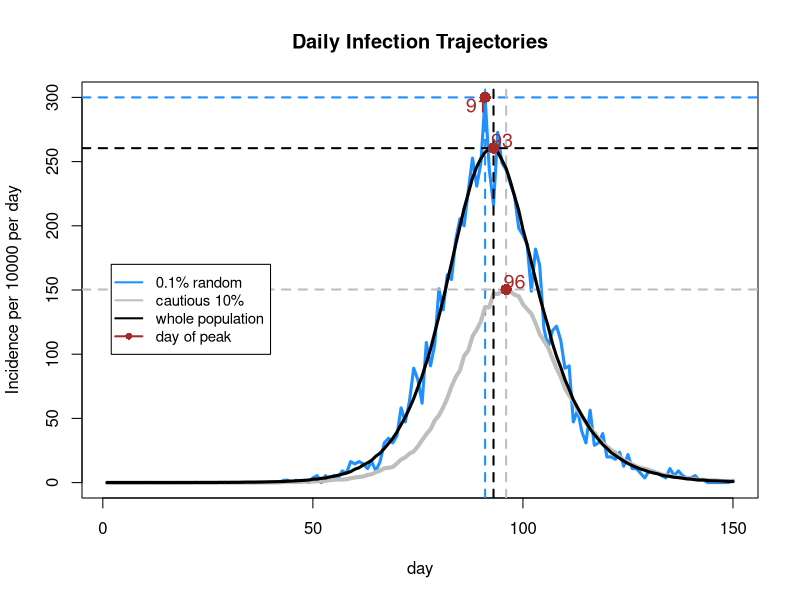

This figure's R source: (Note: a time limit stopped this script after it produced the figure.)
# This work is completed by group 12：Wenyi Yu s2161093, Minke Pan s2160782 and Yanren Mao s2207399
# address of github repo: https://github.com/Ivy0812/SP-workshop.git

# Step 1: Simulation
seir <- function(n=5.5e+6,ne=10,nt=150,gamma=1/3,delta=1/5) {
  # SEIR stochastic simulation model.
  # n = population size; ne = initially at exposed state; nt = number of days 
  # gamma = daily prob E -> I; delta = daily prob I -> R
  # expect the function outputs the simulation

  lambda <- 0.4/n
  x <- rep(0,n) # initialize to susceptible state
  beta <- rlnorm(n,0,0.5); beta <- beta/mean(beta) # individual infection rates and will use it to generate βi later

  # Now we want to find:
  # 1. the number of new infections each day
  # 2. the number of new infections among the 10% of the population with the lowest βi values
  # 3. the number of new infections in a random sample of 0.1% of the population.

  index1 <- order(beta)[1:(0.1*n)]# fix indices of the lowest 10% βi values of the population
  index2 <- sample(n,0.001*n,replace=FALSE)# randomly sample indices of 0.1% of the population
  

  # After creating the index lists, we now going to track the number of new infections of 3 different groups:
  # 1.each day of whole population
  # 2.10% of the population with the lowest βi values
  # 3.a random sample of 0.1% of the population
  # We calculate the new infections of each group by computing the decreases of the susceptible state between 2 consecutive days.
  # Here are the simulation of the transmission process
  
  S <- E_new <- E_low <- E_random <- S_low <- S_random <-rep(0,nt) # set up storage for pop in each state 
  x[1:ne] <- 1; E_new[1] <- ne  # setting 10 chosen people in exposed state
  S[1] <- n-ne# removing 10 E-state people from S state
  
  # assign the number of people at S state and E state among the 10% of the population
  S_low[1] <- sum(x[index1]==0) ; E_low[1] <- sum(x[index1]==1)
  # assign the number of people at S state and E state among the 0.1% of the population
  S_random[1] <- sum(x[index2]==0);E_random[1] <- sum(x[index2]==1) 
  
  for (i in 2:nt) { # loop over days
    u <- runif(n) # uniform random deviates
    Iota<-sum(beta[x==2])#sum all currently I state people
    x[x==2&u<delta] <- 3 # I -> R with prob delta - 1/5
    x[x==1&u<gamma] <- 2 # E -> I with prob gamma - 1/3
    x[x==0&u<lambda*beta*Iota] <- 1 # S -> E with prob lambda*βj*sum(βi)
    
    # count the number of S state people at the ith day of 3 groups separately
    S[i] <- sum(x==0);S_low[i]<- sum(x[index1]==0);S_random[i]<- sum(x[index2]==0)
    
    # calculate the number of new infections at the ith day of 3 groups by computing the difference between the (i-1)th day and ith day
    E_new[i]<- S[i-1]-S[i];E_low[i]<- S_low[i-1]-S_low[i];E_random[i]<- S_random[i-1]-S_random[i]
  }
  list(E_new=E_new,E_low=E_low,E_random=E_random) 
} ## seir

set.seed(3)
ep <- seir() # run simulation 

# Step 2: Standardize
# standardize each trajectory by calculating the incidence per 10000 people per day
# Incidence is calculated by dividing their size
n=5.5e+6
ep_new <- ep$E_new/n*10000 ## whole population
ep_low <- ep$E_low/n/0.1*10000 ## 10% of the population
ep_random <- ep$E_random/n/0.001*10000 ## 0.1% of the population

# Step 3: Plot daily trajectory of new infections 
# plot and draw the trajectory of new infections with peak in a random sample of 0.1% of the population
plot(ep_random,ylim=c(0,max(ep_new,ep_low,ep_random)),# set up the y-axis limit of the graph
     main="Daily Infection Trajectories",xlab="day",ylab="Incidence per 10000 per day", # write the title of the plot and label axes
     type="l",col="dodgerblue",lwd=3) # using blue line to display the trajectory and assign the line width

# add guideline to fix the position of peak value; average the x-axis value in case of multiple peak values
abline(h=max(ep_random), v=mean(which(ep_random == max(ep_random))), lty=2, col="dodgerblue",lwd=2)

# mark the point of peak value of the trajectory
points(mean(which(ep_random == max(ep_random))),max(ep_random), col="brown",cex=1.5,pch=16)

# label the day on which peak occurs at the near place
text(mean(which(ep_random == max(ep_random)))-2,max(ep_random)-6, mean(which(ep_random == max(ep_random))),col="brown",cex=1.2) 

# Draw the trajectory of new infections with peak among the 10% of the population similarly
lines(ep_low,col="grey",lwd=4)
abline(h=max(ep_low), v=mean(which(ep_low == max(ep_low))), lty=2, col= "grey",lwd=2)
points(mean(which(ep_low == max(ep_low))),max(ep_low), col="brown",cex=1.5,pch=16)
text(mean(which(ep_low == max(ep_low)))+2,max(ep_low)+6, mean(which(ep_low == max(ep_low))),col="brown",cex=1.2)

# Draw the trajectory of new infections with peak among the whole population as above
lines(ep_new, col="black",lwd=3)
abline(h=max(ep_new), v=mean(which(ep_new == max(ep_new))), lty=2, col="black", lwd=2)
points(mean(which(ep_new == max(ep_new))),max(ep_new), col="brown",cex=1.5,pch=16)
text(mean(which(ep_new == max(ep_new)))+2,max(ep_new)+6, mean(which(ep_new == max(ep_new))),col="brown",cex=1.2)
 

# classify different groups by adding legend
legend(list(x=2,y=170),legend=c("0.1% random","cautious 10%","whole population","day of peak"),
       col=c("dodgerblue","grey","black","brown"),lty=1,pch=c(NA,NA,NA,16),lwd=2,cex=0.9)

# Step 4: 10 repeated simulations
# store the corresponding values at each day in list
new <- low <- random <- list() 
peak_whole <- peak_low <- peak_random <-rep(0,10)
for (i in 1:10) {
  n=5.5e+6
  ep<-seir()
  new[[i]] <- ep$E_new/n*10000 
  low[[i]] <- ep$E_low/n/0.1*10000
  random[[i]]<- ep$E_random/n/0.001*10000
  peak_whole[i]<-max(new[[i]])
  peak_low[i]<-max(low[[i]])
  peak_random[i]<-max(random[[i]])
}

# Step 5: Visualize(zoom)
# There are 3 plots showing the results of 10 repeated simulations of each group respectively.
# plot and draw the first trajectory for new infections each day among the whole population
par(mfrow=c(2,2)) # Set margin and outer margin of the graph ,mar=c(4,4,4,1),oma=c(0,0,0,0)
plot(new[[1]],xlab="day",ylab="Incidence per 10000 per day", 
     main = "Variability of 10 Repeated Simulations",
     type="l",col="black",lwd=2) 
legend("topleft","Whole Population",text.col="red",lty=0,lwd=2,cex=0.9,bty ="n")# add legend
max_new = mean(which(new[[1]]==max(new[[1]])))# Find and store the day of first peak value occurs
for (i in 2:10) {# loop
  lines(new[[i]],col="black",lwd=2)# draw the other 9 new infections among whole population
  max_new  = max_new + mean(which(new[[i]]==max(new[[i]]))) #sum the day on which peak values occurs of 10 simulations
}
abline(v=max_new/10, lty=2, col="red", lwd=2)# average the day of total value and add a guideline to indicate
axis(side=1, at=max_new/10,labels=max_new/10,col ="red", col.axis="red")# label the average value by axis

# draw trajectory for a random sample of 0.1% of the population as above
plot(random[[1]],xlab="day",ylab="Incidence per 10000 per day", type="l",col="dodgerblue",lwd=2) 
legend("topleft","0.1% Random",text.col="red",lty=0,lwd=2,cex=0.9,bty ="n")
max_random = mean(which(random[[1]]==max(random[[1]])))
for (i in 2:10) {
  lines(random[[i]],col="dodgerblue",lwd=2)
  max_random = max_random + mean(which(random[[i]]==max(random[[i]])))
}
abline(v=max_random/10, lty=2, col="red", lwd=2)
axis(side=1, at=max_random/10,labels=max_random/10,col="red",col.axis="red")

# draw trajectory for the 10% of the population similarly
plot(low[[1]],xlab="day",ylab="Incidence per 10000 per day", type="l",col="grey",lwd=2,) 
legend("topleft","Cautious 10%",text.col="red",lty=0,lwd=2,cex=0.9,bty ="n")
max_low = mean(which(low[[1]]==max(low[[1]])))
for (i in 2:10) {
  lines(low[[i]],col="grey",lwd=2)
  max_low = max_low + mean(which(low[[i]]==max(low[[i]])))
}
abline(v=max_low/10, lty=2, col="red", lwd=2)
axis(side=1, at=max_low/10,labels=max_low/10,col="red",col.axis="red")

#mean
plot(peak_whole,ylim=c(0,max(peak_whole,peak_low,peak_random)),xlab="day",ylab="peak incidence per 10000 per day", type="l",col="black",lwd=2) 
lines(peak_low,col="grey",lwd=2); lines(peak_random,col="dodgerblue",lwd=2);
legend("bottom",legend=c("0.1% random","cautious 10%","whole population"),
       bty="n",col=c("dodgerblue","grey","black"),lty=1,lwd=2,cex=0.5, horiz=TRUE)

# Step 6: Comment
# People who choose to download ZOE app are more cautious about Covid than average.
# The ZOE sample is with lower transmission probabilities. 
# The general trend of the Incidence of ZOE sample and whole population are similar: 
# the incidence rates increase at first until they reach the peak value and then decrease.
# However, peak values and the days on which peak values occur are different, 
# The ZOE sample's peak value day will occur later 
# with generally smaller peak value than the whole population.
